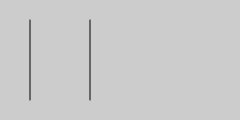
Frame 1 (no input)
Frame 60 (no input): identical to frame 1, image omitted
Frame 120 (the mouse pressed at the canvas centre since frame 60): identical to frame 1, image omitted

The p5.js sketch that drew this single still picture (run headless with seeded random() and noise() and a simulated clock; from frame 60 on, the mouse is pressed at the canvas centre):

// p5.js sketch
// ── sketch.js
/*
note: shift and alt don't have visiable character
*/
function setup() {
  createCanvas(240, 120);
}

function draw() {
  background(204);
  if (keyIsPressed){
    if ((key == 'h' ) || (key == 'H')){
      line(30, 60, 90, 60);
    }
    if ((key == 'n' ) || (key == 'N')){
      line(30, 20, 90, 100);
    }
  }
  line(30, 20, 30, 100);
  line(90, 20, 90, 100);
  }
